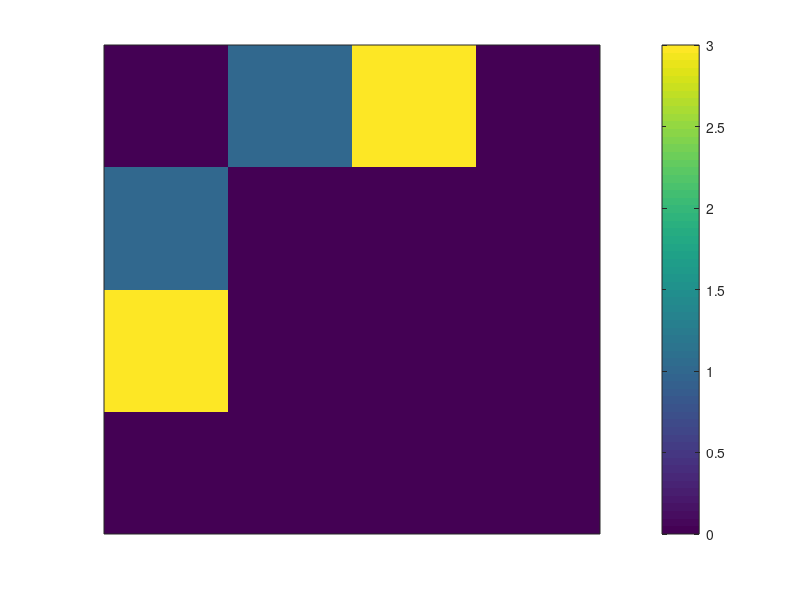

Here is the MATLAB script that generated this plot: (Note: this script raises an error after producing the figure.)
struc_mat = [[0,1,3,0];[1,0,0,0];[3,0,0,0];[0,0,0,0]]; 
func_mat = [[0,4,3,1];[4,0,2,2];[3,2,0,1];[1,2,1,0]]; 


figure;
imagesc(struc_mat);
set(gca,'xtick',[],'xticklabel',[],'ytick',[],'yticklabel',[])
set(gcf,'color',[1 1 1]);
cb=colorbar;
set(cb,'Ticks',[0 10],'FontSize',16,'Location','southoutside','Limits',[0 10])
ylabel(cb,'	','FontSize',16)
axis('square')
ccm=customcolormap([0 1],{'#E28E40','#6E3908'});
colormap(ccm)

figure;
imagesc(func_mat);
set(gca,'xtick',[],'xticklabel',[],'ytick',[],'yticklabel',[])
set(gcf,'color',[1 1 1]);
cb=colorbar;
set(cb,'Ticks',[0 10],'FontSize',16,'Location','southoutside','Limits',[0 10])
ylabel(cb,'	','FontSize',16)
axis('square')
ccm=customcolormap([0 1],{'#4094E2','#063058'});
colormap(ccm)